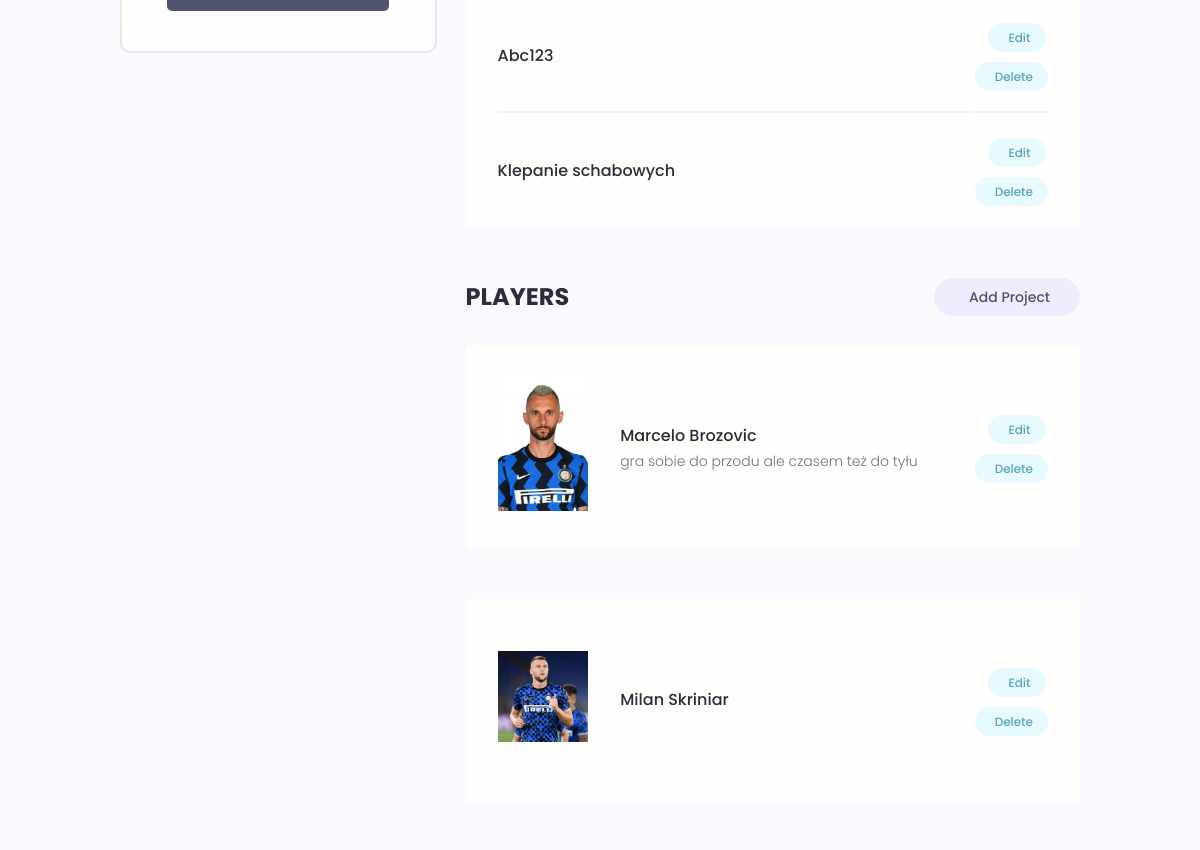
/account/ (signed in, middle part), run on an earlier commit of the app's database.
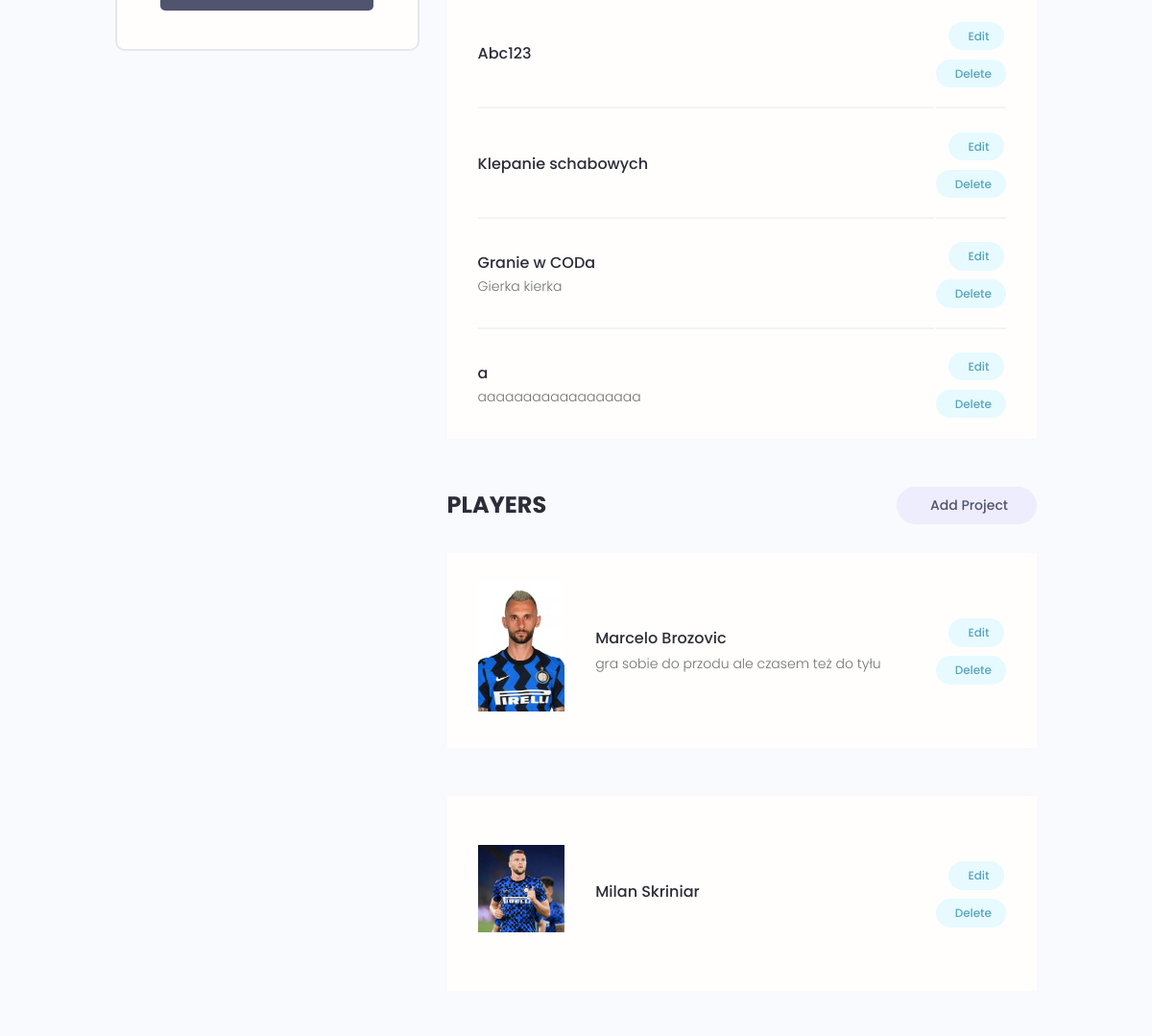
And on a later commit of the database.
### users/models.py (models this page shows, shortened)
class Skill(models.Model):
    owner = models.ForeignKey(Profile, on_delete=models.CASCADE, null=True, blank=True)
    name = models.CharField(max_length=200, blank=True, null=True)
    description = models.TextField(null=True, blank=True)
    created = models.DateTimeField(auto_now_add=True)
    id = models.UUIDField(
        default=uuid.uuid4, unique=True, primary_key=True, editable=False
    )

### first_project/models.py (models this page shows, shortened)
class Player(models.Model):
    owner = models.ForeignKey(Profile, null=True, blank=True, on_delete=models.SET_NULL)
    title = models.CharField(max_length=200)
    description = models.TextField(null=True, blank=True)
    featured_image = models.ImageField(null=True, blank=True, default="default.jpg")
    demo_link = models.CharField(max_length=2000, null=True, blank=True)
    source_link = models.CharField(max_length=2000, null=True, blank=True)
    tags = models.ManyToManyField("Tag", blank=True)
    vote_total = models.IntegerField(default=0, null=True, blank=True)
    vote_ratio = models.IntegerField(default=0, null=True, blank=True)
    created = models.DateTimeField(auto_now_add=True)
    id = models.UUIDField(
        default=uuid.uuid4, unique=True, primary_key=True, editable=False
    )

### users/views.py (the view)
# urls.py: path("account/", views.userAccount, name="account"),
@login_required(login_url="login")
def userAccount(request):
    profile = request.user.profile
    skills = profile.skill_set.all()
    players = profile.player_set.all()
    context = {"profile": profile, "skills": skills, "players": players}
    return render(request, "users/account.html", context)

### users/templates/users/account.html (shortened to what this page needs)
{% extends 'main.html' %}
{% block content %}
  <main class="settingsPage profile my-md">
    <div class="container">
      <div class="layout">
        <div class="column column--1of3">
          <div class="card text-center">
            <div class="card__body dev">
              <a href="#" class="btn btn--sub btn--lg">Send Message </a>
            </div>
          </div>
        </div>
        <div class="column column--2of3">
        <table class="settings__table">
          {% for skill in skills %}
          <tr>
            <td class="settings__tableInfo">
              <h4>{{skill.name}}</h4>
              <p>
                {{skill.description}}
              </p>
            </td>
            <td class="settings__tableActions">
              <a class="tag tag--pill tag--main settings__btn" href="#"> Edit</a>
              <a class="tag tag--pill tag--main settings__btn" href="#">
                Delete</a>
            </td>
          </tr>
          {% endfor %}
        </table>
          <div class="settings">
            <h3 class="settings__title">Players</h3>
            <a class="tag tag--pill tag--sub settings__btn tag--lg" href="{% url 'create-player' %}"> Add Project</a>
          </div>
          {% for player in players %}
          <table class="settings__table">
            <tr>
              <td class="settings__thumbnail">
                <a href="{% url 'player' player.id%}"><img src="{{player.featured_image.url}}" alt="Project Thumbnail" /></a>
              </td>
              <td class="settings__tableInfo">
                <a href="{% url 'player' player.id%}">{{player.title}}</a>
                <p>{{player.description|slice:"150"}}
                </p>
              </td>
              <td class="settings__tableActions">
                <a class="tag tag--pill tag--main settings__btn" href="{%url 'update-player' player.id %}"> Edit</a>
                <a class="tag tag--pill tag--main settings__btn" href="{% url 'delete-player' player.id %}">
                  Delete</a>
              </td>
            </tr>
            {% endfor %}
          </table>
        </div>
      </div>
    </div>
  </main>
{% endblock content %}

What changed in the data, as far as the page shows it:
added Skill: name "Granie w CODa", description "Gierka kierka"
added Skill: name "a", description "aaaaaaaaaaaaaaaaaa"
